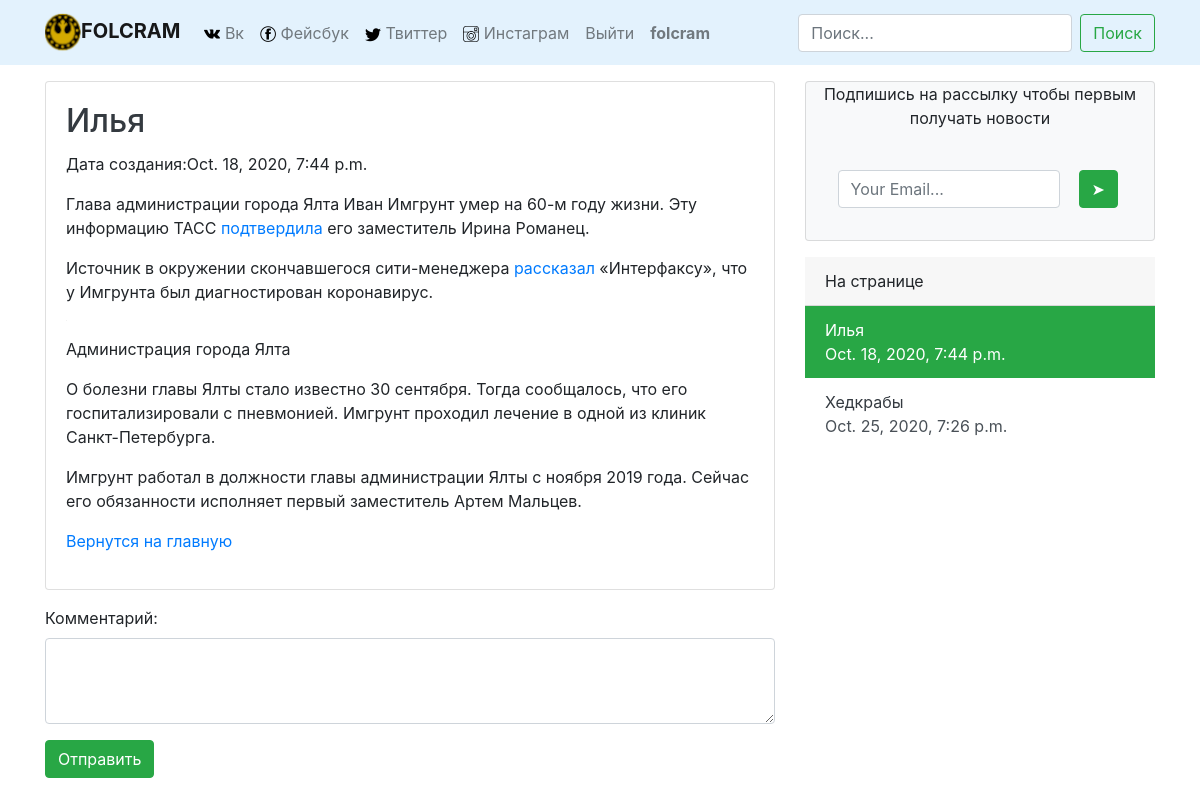
Screenshot of /news/23 (signed in) with the database file from the repository.
### news/models.py (models this page shows, shortened)
class News(models.Model):
    name = models.CharField(max_length=260, default=None, blank=True)
    author = models.CharField(default=None, blank=True, max_length=64)
    text = RichTextUploadingField(blank=True, default=None, null=True)
    created = models.DateTimeField(auto_now_add=True, auto_now=False)
    updated = models.DateTimeField(default=timezone.now)
    class Meta:
        verbose_name = 'Новости'
        verbose_name_plural = 'Новости'

### news/views.py (the view)
# urls.py: path('news/<int:id>', views.news_page, name='news_page'),
def news_page(request, id):
    news = News.objects.all()
    post = News.objects.get(id=id)
    new = get_object_or_404(News, id=id)
    comment = Comments.objects.filter(new=id)
    if request.method == "POST" and 'coment' in request.POST:
        form = CommentForm(request.POST)
        if form.is_valid():
            form = form.save(commit=False)
            form.user = request.user
            form.new = new
            form.save()
            return redirect(news_page, id)
    else:
        form = CommentForm()
    if request.method == "POST" and 'emal' in request.POST:
        form2 = EmailForm(request.POST)
        if form2.is_valid():
            data = form2.cleaned_data['email']
            form2.save()
            send_mail(
                'Вы подписались на рассылку',
                'Вечер в хату',
                'ponopaytov@Gmail.com',
                [data],
                fail_silently=False
            )
            messages.success(request, 'Спасибо, вы подписаны на рассылку!')
    else:
        form2 = EmailForm()
    if request.method == "POST" and 'del'  in request.POST and 'comment_id' in request.POST :
        pk = request.POST['comment_id']
        comment = get_object_or_404(Comments, pk=pk)
        comment.delete()
        messages.success(request, 'Ваш комментарий удален')
        return redirect(news_page, id)
    return render(request, 'news.html', locals())

### news/forms.py
class CommentForm(forms.ModelForm):
    class Meta:
        model = Comments
        fields = ('text',)
        widgets = {
            "text" : forms.Textarea(attrs={'class':"form-control", 'id':"exampleFormControlTextarea1", 'rows':"3"})
        }

### contact/forms.py (shortened to what this page needs)
class EmailForm(forms.ModelForm):
    class Meta:
        model = Contact
        fields = ('email',)
        widgets = {
            "email": forms.EmailInput(
                attrs={"class": "form-control", "placeholder": "Your Email...", "id": "Email", "type": "email"}),
        }
        labels = {
            "email": '',
        }

### contact/context_processors.py (called while the page is built)
def contactform(request):
    return {'contactform':ContactForm}

### templates/news.html (shortened to what this page needs)
{% extends 'base.html' %}
{% load static %}
{% load static %}
{% load i18n %}
{% load account socialaccount %}
{%  load embed_video_tags %}
{% load contact_tags %}
{% block content %}
    <div class="container mt-3 ">
    <div class="row">
    <div class="col-lg-8">
    <div class="card w-76 mb-3">
    <div class="card-body">
    <div class="card-title">
       <h2  class="text-dark text-lg-left">{{ post.name }}</h2>
    </div>
        <p> Дата создания:{{ post.updated }}</p>
        {% autoescape off %}
        <p class="text-dark text-xl-left">{{ post.text }}</p>
        {% endautoescape %}
<p> <a href="/?page=1">Вернутся на главную</a></p>
    </div>
    </div>
 {% if user.is_active %}
        <form action="" method="post">
            {{ form.as_p}}
            <button type="submit" class="btn btn-success" name="coment">Отправить</button>
        </form>
    {% else %}
        <h4>Что бы оставить комментарий авторизуйтесь</h4>
    {% endif %}
    </div>
<div class="col-lg-4">
 <div class="card-inline ">
<div class=" card bg-light mb-3 " style="height: 10rem;">
<p class="text-center"> Подпишись на рассылку чтобы первым получать новости</p>
<br>
    <form method="post" class="form-inline-auto">
   <div class="row">
<div class=" col-8 offset-1 ">
{{ form2.email}}
</div>
<div class="px-md-1">
    <button type="submit" name="emal" class="btn btn-success">&#10148;</button>
</div>
    </div>
    </form>
</div>
<div class="card-header">
    На странице
</div>
        {% for i in news %}
<ul class="list-group list-group-flush">
{% if i.id == post.id %}
    <li class="list-group-item bg-success list-group-item-action active">  <a class="text-white text-xl-left " href="{{ i.id }}"> {{ i.name }}  </a>  <br>{{ i.updated }}</li>
{% elif i.id > post.id|add:-25 and i.id < post.id|add:25 %}
      <li class="list-group-item list-group-item-action"> <a class="text-dark text-xl-left" href="{{i.id}}">{{ i.name }}</a> <br>{{ i.updated }}</li>
       {% endif %}
</ul>
    {% endfor %}
</div>
    </div>
</div>
</div>
</div>
{% endblock content %}

### templates/navbar.html (shortened to what this page needs)
{% load i18n %}
{% load account socialaccount %}
{% load static %}
<nav class="navbar navbar-expand-lg navbar-light" style="background-color: #e3f2fd;">
    <div class="container">
        <a class="navbar-brand" href="/"><img src="{% static 'republic.png' %} "  ><b>FOLCRAM</b></a>
        <div class="collapse navbar-collapse" id="navbar-example">
            <ul class="navbar-nav mr-auto">
                <li class="nav-item ">
                   {% url 'home' as url_home %}
       <a class="nav-link " href="#">  <img src="{% static 'vk2.png' %}" width="16" height="16" alt="вк"> Вк<span class="sr-only">(current)</span></a>
                </li>
            <li class="nav-item ">
                   {% url 'home' as url_home %}
       <a class="nav-link " href="#">  <img src="{% static 'fass.png' %}" width="16" height="16" alt="вк"> Фейсбук<span class="sr-only">(current)</span></a>
                </li>
            <li class="nav-item ">
                   {% url 'home' as url_home %}
       <a class="nav-link " href="#">  <img src="{% static 'TWITTER.png' %}" width="16" height="16" alt="вк"> Твиттер<span class="sr-only">(current)</span></a>
                </li>
             <li class="nav-item ">
                   {% url 'home' as url_home %}
       <a class="nav-link " href="#">  <img src="{% static 'instagram.png' %}" width="16" height="16" alt="вк"> Инстаграм<span class="sr-only">(current)</span></a>
                </li>
                {% if user.is_active %}
    <li class="nav-item">
        {% url 'logout_page' as url_logout_page  %}
        <a class="nav-link btn-outline-danger " href="{{ url_logout_page }}">Выйти</a>
    </li>
<li class="nav-item">
    <b class="nav-link">  {{ request.user }}</b>
</li>
    {% endif %}
            </ul>
            <form class="form-inline my-2 my-lg-0" action="{% url 'search_results' %}" method="get">
                <input class="form-control mr-sm-2" name="q" type="search" placeholder="Поиск..."
                       aria-label="Search">
                <button class="btn btn-outline-success my-2 my-sm-0" type="submit">Поиск</button>
            </form>
        </div>
    </div>
</nav>
</div>

### rows the page displays
News: name "Илья", updated "Oct. 18, 2020, 7:44 p.m.", text "Глава администрации города Ялта Иван Имгрунт умер на 60-м году жизни. Эту информацию ТАСС подтвердила его заместитель Ирина Романец. Источник в окружении скончавшегося сити-менеджера рассказал «Интерфаксу», что у Имгрунта был диагностирован коронавирус. Администрация города Ялта О болезни главы Ялты стало известно 30 сентября. Тогда сообщалось, что его госпитализировали с пневмонией. Имгрунт проходил лечение в одной из клиник Санкт-Петербурга. Имгрунт работал в должности главы администрации Ялты с ноября 2019 года. Сейчас его обязанности исполняет первый заместитель Артем Мальцев."
News: name "Хедкрабы", updated "Oct. 25, 2020, 7:26 p.m."

### other values shown
{{ request.user }} "folcram"
